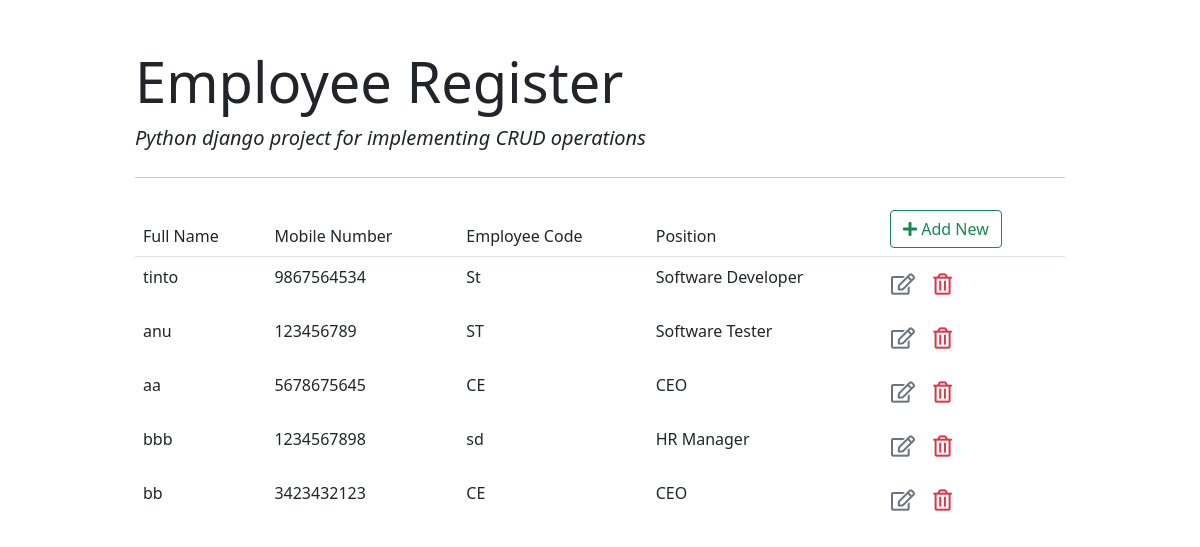
The page /list/ on the database as committed earlier.
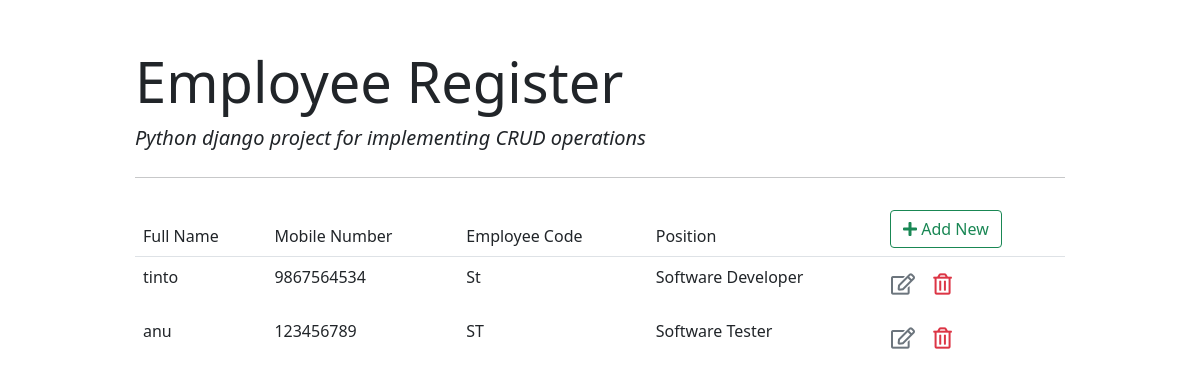
The same page on the database as committed later.
### employee_app/models.py (models this page shows)
class Employee(models.Model):
    Full_Name = models.CharField(max_length=100)
    Mobile_Number = models.CharField(max_length=20)
    Employee_Code = models.CharField(max_length=10)
    Position = models.ForeignKey(Position, on_delete=models.CASCADE)

class Position(models.Model):
    title = models.CharField(max_length=100)
    def __str__(self):
        return self.title

### employee_app/views.py (the view)
# urls.py: path('list/', employee_list, name='list'),  # get request for retrieve and display records
def employee_list(request):
    emp_list = Employee.objects.all()
    return render(request, "emp_register/employee_list.html", {'emp_list': emp_list})

### template/emp_register/employee_list.html
{% extends "emp_register/base.html" %}
{% block content %}
<table class="table table-borderless">
    <thead class="border-bottom font-weight-bold">
        <tr>
            <td>Full Name</td>
            <td>Mobile Number</td>
            <td>Employee Code</td>
            <td>Position</td>
            <td>
                <a href="{% url 'insert' %}" class="btn btn-outline-success"><i class="fas fa-plus"></i> Add New </a>
            </td>
        </tr>
    </thead>
    <tbody>
    {% for emp in emp_list %}
        <tr>
            <td>{{emp.Full_Name}}</td>
            <td>{{emp.Mobile_Number}}</td>
            <td>{{emp.Employee_Code}}</td>
            <td>{{emp.Position}}</td>
            <td>
                <a href="{% url 'update' emp.id %}" class="btn text-secondary px-0">
                    <i class="far fa-edit fa-lg"></i>
                </a>
                <form action="{% url 'delete' emp.id %}" method="post" class="d-inline">{% csrf_token %}
                    <button type="submit" class="btn">
                        <i class="far fa-trash-alt fa-lg text-danger float-right"></i>
                    </button>
                </form>
            </td>
        </tr>
    {%endfor%}
    </tbody>
</table>
{% endblock content %}

### template/emp_register/base.html (shortened to what this page needs)
<!DOCTYPE html>
<html lang="en">
<head>
    <link href="https://cdn.jsdelivr.net/npm/bootstrap@5.0.2/dist/css/bootstrap.min.css" rel="stylesheet">
    <link rel="stylesheet" href="https://cdnjs.cloudflare.com/ajax/libs/font-awesome/5.15.3/css/all.min.css" />
</head>
<body>
<div class="container">
    <div class="col-md-10 offset-md-1 mt-5">
    <div class="jumbotron">
  <h1 class="display-4">Employee Register</h1>
        <i><p class="lead">Python django project for implementing CRUD operations</p></i>
  <hr class="my-4">
        {% block content %}
        {% endblock content %}
    </div>
    </div>
</div>
</body>
</html>

Rows that differ between the two databases and show on the page:
removed Employee: Full_Name "aa", Mobile_Number "5678675645", Employee_Code "CE", Position "CEO"
removed Employee: Full_Name "bbb", Mobile_Number "1234567898", Employee_Code "sd", Position "HR Manager"
removed Employee: Full_Name "bb", Mobile_Number "3423432123", Employee_Code "CE", Position "CEO"
